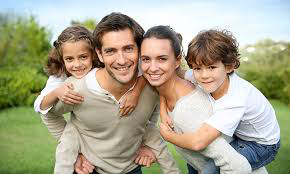
#> input picture Face_detection/fami.png, 290 x 174 px, given in place of fami.jpg, which was not available
$ jupyter execute face_detection_on_image.ipynb
#> lines starting #> are read from the running program, lines starting #| are printed output that depends on the picture; after the words box and inside, x2 and y2 are one past the last pixel; in counts of white or black regions, pixels touching at a corner belong together; pictures that were not available may be replaced by others from this repository, and a replacement may not be noted
[cell 1]
import cv2 as cv
import numpy as np
from PIL import Image
import matplotlib.pyplot as plt
import requests
import io

[cell 2]
image=cv.imread("fami.jpg")
#> image is the input picture: shape (174, 290, 3); mean B, G, R 141.3, 165.8, 169.7
plt.imshow(image)

[cell 3]
img_rgb=cv.cvtColor(image,cv.COLOR_BGR2RGB)
plt.imshow(img_rgb)

[cell 4]
image_array=np.array(image)

[cell 5]
gray=cv.cvtColor(image_array,cv.COLOR_RGB2GRAY)
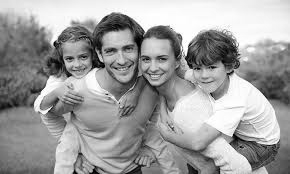
#> gray: shape (174, 290); min 1, max 255, mean 158.9
plt.imshow(gray,cmap="gray")

[cell 6]
detector=cv.CascadeClassifier("haar_frontal.xml")

[cell 7]
faces=detector.detectMultiScale(gray,1.02,3)#1.02-scale factor,3 is the distance btw 2 faces
#> faces = [[59, 46, 34, 34], [132, 41, 47, 47], [93, 30, 52, 52]]

[cell 8]
faces[0]
#> Out = [59, 46, 34, 34]

[cell 9]
x,y,w,h=faces[0]
#> x = 59; y = 46; w = 34; h = 34

[cell 10]
cv.rectangle(image_array,(x,y),(x+w,y+h),(255,255,255),1)
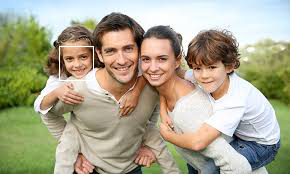
#> image_array: shape (174, 290, 3); 0.27% of pixels changed, all inside (x1, y1, x2, y2) = (59, 46, 94, 81)
plt.imshow(image_array)

[cell 11]
# Detect all images
for i in range(len(faces)):
    x,y,w,h=faces[i]
    cv.rectangle(image_array,(x,y),(x+w,y+h),(255,255,255),1)
    plt.imshow(image_array)
#> this loop made 3 passes
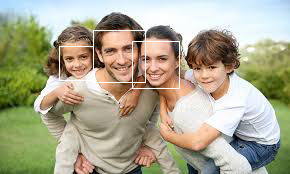
#> image_array: shape (174, 290, 3); 0.71% of pixels changed, all inside (x1, y1, x2, y2) = (93, 30, 180, 89)
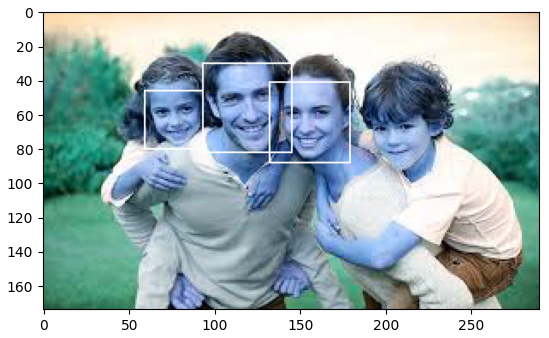
#> figure drawn by matplotlib, 1 panel; B, G, R data is drawn as R, G, B
